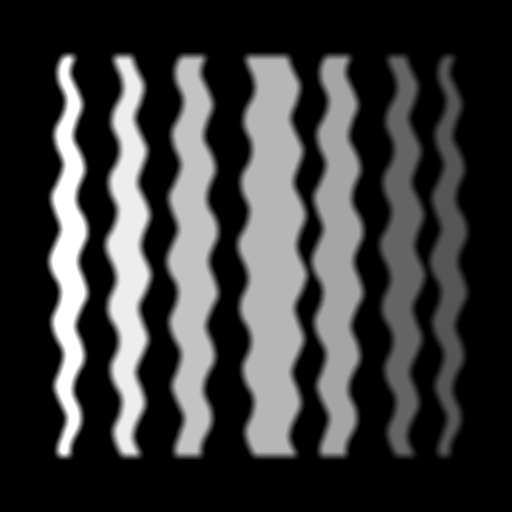
%> input picture images/scaledfixedimage.png, 512 x 512 px
$ octave run_script_3.m   (GNU Octave 9; MATLAB toolbox functions it lacks are replaced by stand-ins)
%> lines starting %> are read from the running program, lines starting %| are printed output that depends on the picture
### registerX.m
function best_delta = registerX( fixed_image, moving_image, registration_function, starting_delta, register_1_data_0 )
% Registers moving_image to fixed_image in the horizontal x-direction
%   Registers an input 256x256 moving image to a 256x256 fixed image using
%   the input registration function, a two-input function that measures
%   image mismatch values. If register_1_data_0 is 1, this registration is
%   performed at the first local peak that is found; if it is 0, it outputs
%   a graph of all image mismatch values along the image.


best_measure = -Inf;
best_delta = 0;
subimage = fixed_image(129:end-128,129:end-128);

%Three variables used in detecting peaks

current_measure = registration_function(subimage, moving_image(1:256,129:end-128));
previous_previous_measure = current_measure;
previous_measure = current_measure;
measures = [current_measure];

minima_found = 0;

if register_1_data_0 == 0
    starting_delta = 1
end

for delta_x = starting_delta:size(subimage,1)

    % Record the previous two measures
    previous_previous_measure = previous_measure;
    previous_measure = current_measure;

    % This is where the moving image is divided into subimages
    current_measure = registration_function(subimage, moving_image(129:end-128,1+delta_x:256+delta_x));

    % Record the measurements in a graph
    measures = [measures current_measure];

    % The function of this changes depending on whether this is doing
    % registration of data gathering.  In the first case, it finds the
    % peaks in the registration. In the second case, it finds the best
    % delta X.

    if register_1_data_0 == 1
        if (previous_previous_measure < previous_measure) && (previous_measure > current_measure)
            best_delta = delta_x;
            break;
        end
    else
        if current_measure > best_measure
            best_measure = current_measure;
            best_delta = delta_x;
        end
    end
end

% Output data. Measures are not plotted if this is simple registration.
if register_1_data_0 == 0
    figure,plot(measures);
end
figure,imshow((moving_image(129:end-128,1+best_delta:256+best_delta) + subimage)/(max(moving_image(:)) + max(subimage(:))));

end

### sumOfSquaredIntensityDifferences.m
function diffsum = sumOfSquaredIntensityDifferences( image1, image2 )
% Computes the sum of squared intensities between two input images
    diffsum = - sum((int16(image1(:)) - int16(image2(:))).^2);
end

### sumOverMiddle.m
function diffsum = sumOverMiddle( fixed, moving )
% Takes the normalized cross correlation of one image over the other in 64x64 squares.
% Returns the sum of their squares.

% Get the values needed for NCC
fixed_mean = mean(fixed(:));
fixed_stddev = std2(fixed);
moving_mean = mean(moving(:));
moving_stddev = std2(moving);

% Just take the values needed for NCC and put them into an array. This is a
% time saver
mult_field = zeros(size(fixed));
for x=1:size(fixed,1)
    for y=1:size(fixed,2)
        mult_field(x,y) = (1/(65*65))*((fixed(x,y) - fixed_mean)*(moving(x,y)-moving_mean))/(fixed_stddev*moving_stddev);
    end
end

% Do the summations for the areas and multiply them here.
diffsum = 0;
for xm=34:size(moving,1)-32
    for ym=34:size(moving,2)-32
    	diffsum = diffsum + sum(sum(mult_field(xm-33:xm+32,ym-33:ym+32)))^2;
    end
end


end

### sumOverQuantileDifferences.m
function quantile_sum = sumOverQuantileDifferences( image1, image2 )
%UNTITLED2 Summary of this function goes here
%   Detailed explanation goes here
quantile_sum = 0;

% Divide everything into 16 images
for x=1:size(image1,1)/4:size(image1,1)
    for y=1:size(image1,2)/4:size(image1,2)
        sub_image1 = image1(x:(x+size(image1,1)/4)-1,y:(y+size(image1,2)/4)-1);
        sub_image2 = image2(x:(x+size(image2,1)/4)-1,y:(y+size(image2,2)/4)-1);
        % Take the medium quantile functions of these areas, as well as the
        % amount to divide the total by.
        med_quant1 = quantile(sub_image1(:),0.5);
        med_quant2 = quantile(sub_image2(:),0.5);
        div_quant1 = quantile(sub_image1(:),0.7) - quantile(sub_image1(:),0.3);
        div_quant2 = quantile(sub_image2(:),0.7) - quantile(sub_image2(:),0.3);

        euclidean_distance = 0;
        for i=0:0.1:1
            q=0;
            % This is used to avoid division-by-zero errors.
            if div_quant1 ~= 0 && div_quant2 ~= 0
                q = (quantile(sub_image1(:),i)-med_quant1)/div_quant1-(quantile(sub_image2(:),i)-med_quant2)/div_quant2;
            elseif div_quant1 ~=0
                q = (quantile(sub_image1(:),i)-med_quant1)/div_quant1;
            elseif div_quant2 ~= 0
                q = -(quantile(sub_image2(:),i)-med_quant1)/div_quant2;
            end

            % The absolute value is taken to account for reverse-contrast
            % polarity
            euclidean_distance = euclidean_distance + abs(q)*0.1;
        end
        quantile_sum = quantile_sum + euclidean_distance;
    end
end

% Correction for estimations in registration
quantile_sum = - quantile_sum;
end

### mutualInfo.m
function mutual_info = mutualInfo( image1, image2 )
% Computes mutual information of two images. This function first normalizes
% all values to be between 1 and 1023 for each image before taking a joint
% histogram of both. This is used in computing their entropy, which is then
% used in computing a measure of mutual information.

% Normalize Images to values in between 1 and 1023
image1 = (image1 - min(image1(:)));
image1 = image1*(1022/max(image1(:)))+1;
image2 = (image2 - min(image2(:)));
image2 = image2*(1022/max(image2(:)))+1;

accumulative_values(:,1) = int16(image1(:));
accumulative_values(:,2) = int16(image2(:));

joint_histogram = accumarray(accumulative_values+1,1);
joint_histogram = joint_histogram./sum(joint_histogram(:));

image_1_margin = sum(joint_histogram,1);
image_2_margin = sum(joint_histogram,2);

image_1_entropy = -sum(image_1_margin.* log2(image_1_margin + (image_1_margin == 0)));
image_2_entropy = -sum(image_2_margin.* log2(image_2_margin + (image_2_margin == 0)));

images_squared = joint_histogram.*(log2(joint_histogram+(joint_histogram==0)));
mutual_info = image_1_entropy + image_2_entropy - sum(-images_squared(:));

end

### run_script_3.m
% Matthew Leming
% COMP 775, Fall 2014, Pizer
% This program generates four moving images from the fixed scalar image and
% uses a horizontal registration program to register them to the original
% moving image. Run this script to output everything

fixed_image = double(imread('images/scaledfixedimage.png'));
%> fixed_image: size 512x512 double; min 0, max 65535, mean 14838.9; mean of the top-left, top-right, bottom-left and bottom-right quarters 15789.6, 13845.3, 15807.7, 13912.9

% Create moving images

gaussian_noise_distribution = normrnd(zeros(size(fixed_image)),10);
moving_image_1 = fixed_image + gaussian_noise_distribution;
moving_image_2 = fixed_image + 20 + gaussian_noise_distribution;
moving_image_3 = -fixed_image + 1100 + gaussian_noise_distribution;
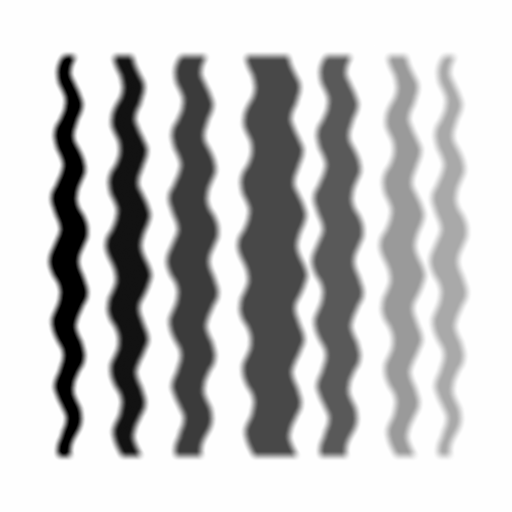
%> moving_image_3: size 512x512 double; min -64466.8, max 1141.7, mean -13738.9; drawn with min black and max white
moving_image_4 = zeros(size(fixed_image));
for x=1:size(fixed_image,1)
    factor = gaussmf(abs(x-size(fixed_image,1)),[300,size(fixed_image,1)/2]);
    for y=1:size(fixed_image,2)
        moving_image_4(x,y) = fixed_image(x,y)*factor;
    end
end
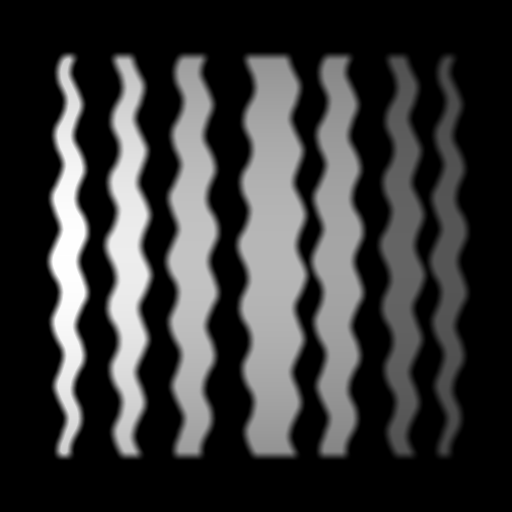
%> moving_image_4: size 512x512 double; min 0, max 65535, mean 13953.6; drawn with min black and max white
moving_image_4 = moving_image_4 + gaussian_noise_distribution;


% Register all images or look at their mismatch values at all points along
% the image?
register_1_data_0 = 1;

% Where to begin the registration at?
start_delta = 28;

% Perform Registrations
registerX(fixed_image, moving_image_1, @sumOfSquaredIntensityDifferences,start_delta,register_1_data_0)
%> in registerX, `subimage = fixed_image(129:end-128,129:end-128);`:
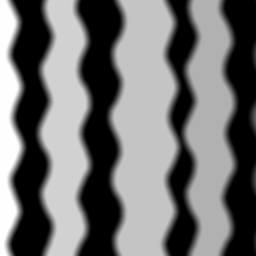
%> subimage: size 256x256 double; min 0, max 60927, mean 27192.1; drawn with min black and max white
%> in registerX, `current_measure = registration_function(subimage, moving_image(1:256,1..`: current_measure = -856693619
%> the loop in registerX, `for delta_x = starting_delta:size(subimage,1)` made 34 passes
%> (previous_previous_measure, previous_measure, current_measure) on passes 1, 2, 5, 6, 7, 8, 9, 10, 11, 12, 13, 14: (-856693619, -856693619, -1804171190), (-856693619, -1804171190, -1798145000), (-1788381048, -1774855384, -1758765979), (-1774855384, -1758765979, -1739230279), (-1758765979, -1739230279, -1717734905), (-1739230279, -1717734905, -1694809008), (-1717734905, -1694809008, -1669850671), (-1694809008, -1669850671, -1641852917), (-1669850671, -1641852917, -1612315025), (-1641852917, -1612315025, -1581111987), (-1612315025, -1581111987, -1547649979), (-1581111987, -1547649979, -1513611974)
%> (previous_previous_measure, previous_measure, current_measure, measures) on passes 3 to 4: (-1804171190, -1798145000, -1788381048, [-856693619 -1804171190 -1798145000 -1788381048]), (-1798145000, -1788381048, -1774855384, [-856693619 -1804171190 -1798145000 -1788381048 -1774855384])
%> after the loop in registerX, `for delta_x = starting_delta:size(subimage,1)`: best_measure = -Inf; measures = 35 values, max -856693619 at index 1, min -1804171190 at index 2, mean -1.36e+09
%> ans = 61
registerX(fixed_image, moving_image_1, @sumOverMiddle,start_delta,register_1_data_0)
%> call 2 of registerX, with starting_delta = 28, register_1_data_0 = 1
%> in registerX (call 2), `current_measure = registration_function(subimage, moving_image(1:256,1..`: current_measure = 24185
%> the loop in registerX (call 2), `for delta_x = starting_delta:size(subimage,1)` made 5 passes
%> (previous_previous_measure, previous_measure, current_measure, measures) on passes 3 to 5: (14228.6, 14656.1, 14938.8, [24185 14228.6 14656.1 14938.8]), (14656.1, 14938.8, 15062.1, [24185 14228.6 14656.1 14938.8 15062.1]), (14938.8, 15062.1, 15014.8, [24185 14228.6 14656.1 14938.8 15062.1 15014.8])
%> (previous_previous_measure, previous_measure, current_measure) on passes 1 to 2: (24185, 24185, 14228.6), (24185, 14228.6, 14656.1)
%> in registerX (call 2), `imshow((moving_image(129:end-128,1+best_delta:256+best_delta) + subima`:
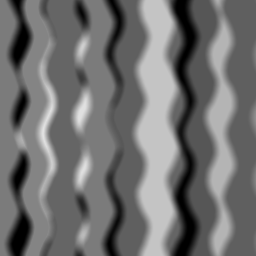
%> displayed picture: size 256x256, on the screen's scale of 0 to 255; min 0, max 226, mean 112.5
%> ans = 32
registerX(fixed_image, moving_image_1, @sumOverQuantileDifferences,start_delta,register_1_data_0)
%> call 3 of registerX, with starting_delta = 28, register_1_data_0 = 1
%> in registerX (call 3), `current_measure = registration_function(subimage, moving_image(1:256,1..`: current_measure = -1725.1
%> the loop in registerX (call 3), `for delta_x = starting_delta:size(subimage,1)` made 2 passes
%> (previous_previous_measure, previous_measure, current_measure) on passes 1 to 2: (-1725.1, -1725.1, -5.37), (-1725.1, -5.37, -5.41)
%> in registerX (call 3), `imshow((moving_image(129:end-128,1+best_delta:256+best_delta) + subima`:
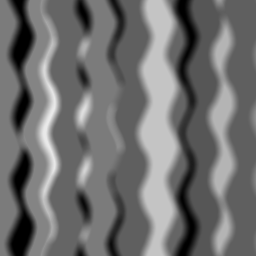
%> displayed picture: size 256x256, on the screen's scale of 0 to 255; min 0, max 233, mean 111.4
%> ans = 29
registerX(fixed_image, moving_image_1, @mutualInfo,start_delta,register_1_data_0)
%> call 4 of registerX, with starting_delta = 28, register_1_data_0 = 1
%> in registerX (call 4), `current_measure = registration_function(subimage, moving_image(1:256,1..`: current_measure = 1.73
%> the loop in registerX (call 4), `for delta_x = starting_delta:size(subimage,1)` made 9 passes
%> (previous_previous_measure, previous_measure, current_measure, measures) on passes 3 to 9: (1.07, 1.09, 1.11, [1.73 1.07 1.09 1.11]), (1.09, 1.11, 1.12, [1.73 1.07 1.09 1.11 1.12]), (1.11, 1.12, 1.13, [1.73 1.07 1.09 1.11 1.12 1.13]), (1.12, 1.13, 1.13, [1.73 1.07 1.09 1.11 1.12 1.13 1.13]), (1.13, 1.13, 1.14, [1.73 1.07 1.09 1.11 1.12 1.13 1.13 1.14]), (1.13, 1.14, 1.14, [1.73 1.07 1.09 1.11 1.12 1.13 1.13 1.14 1.14]), (1.14, 1.14, 1.14, [1.73 1.07 1.09 1.11 1.12 1.13 1.13 1.14 1.14 1.14])
%> (previous_previous_measure, previous_measure, current_measure) on passes 1 to 2: (1.73, 1.73, 1.07), (1.73, 1.07, 1.09)
%> in registerX (call 4), `imshow((moving_image(129:end-128,1+best_delta:256+best_delta) + subima`:
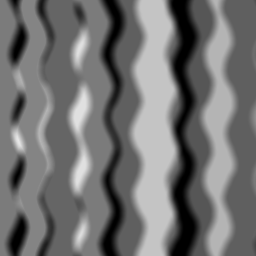
%> displayed picture: size 256x256, on the screen's scale of 0 to 255; min 0, max 232, mean 113.9
%> ans = 36

registerX(fixed_image, moving_image_2, @sumOfSquaredIntensityDifferences,start_delta,register_1_data_0)
%> ans = 61
registerX(fixed_image, moving_image_2, @sumOverMiddle,start_delta,register_1_data_0)
%> ans = 32
registerX(fixed_image, moving_image_2, @sumOverQuantileDifferences,start_delta,register_1_data_0)
%> ans = 29
registerX(fixed_image, moving_image_2, @mutualInfo,start_delta,register_1_data_0)
%> ans = 36

registerX(fixed_image, moving_image_3, @sumOfSquaredIntensityDifferences,start_delta,register_1_data_0)
%> in registerX (call 9), `current_measure = registration_function(subimage, moving_image(1:256,1..`: current_measure = -2139661044
%> the loop in registerX (call 9), `for delta_x = starting_delta:size(subimage,1)` made 3 passes
%> (previous_previous_measure, previous_measure, current_measure, measures) on pass 3: (-2144597870, -2144536069, -2144856311, [-2139661044 -2144597870 -2144536069 -2144856311])
%> (previous_previous_measure, previous_measure, current_measure) on passes 1 to 2: (-2139661044, -2139661044, -2144597870), (-2139661044, -2144597870, -2144536069)
%> in registerX (call 9), `imshow((moving_image(129:end-128,1+best_delta:256+best_delta) + subima`:
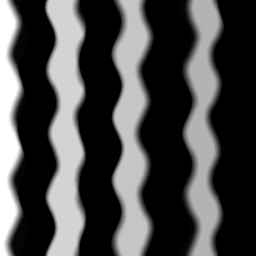
%> displayed picture: size 256x256, on the screen's scale of 0 to 255; min 0, max 255, mean 74.3
%> ans = 30
registerX(fixed_image, moving_image_3, @sumOverMiddle,start_delta,register_1_data_0)
%> (the run ends here)
